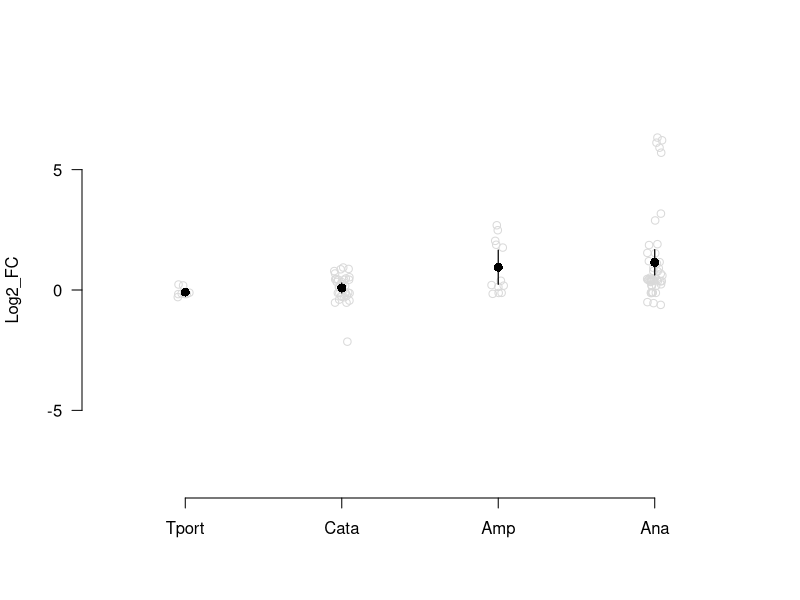

R code for this plot:
library(tidyverse)
library(data.table)


metabolism <- fread('significant_genes_grouped_Metabolism_filtered_20220601.csv')


anabolic <- subset(metabolism, Metabolism == 'Anabolic') 
anabolicfold <- c(anabolic$Mari_fold_diff[anabolic$Mari_sig=='yes'], anabolic$Vib_fold_diff[anabolic$Vib_sig=='yes'], anabolic$CC_fold_diff[anabolic$CC_sig=='yes']) %>% 
    na.omit()

anabolicW <- c(anabolic$mean_mari[anabolic$Mari_sig=='yes'], anabolic$mean_vib[anabolic$Vib_sig=='yes'], anabolic$mean_CC[anabolic$CC_sig=='yes']) %>% 
    na.omit()
anabolicWAlone <- anabolic$mean_rpomAlone


catabolic <- subset(metabolism, Metabolism=='Catabolic')

catabolicfold <- c(catabolic$Mari_fold_diff[catabolic$Mari_sig=='yes'], catabolic$Vib_fold_diff[catabolic$Vib_sig=='yes'], catabolic$CC_fold_diff[catabolic$CC_sig=='yes']) %>% 
    na.omit()

catabolicW <- c(catabolic$mean_mari[catabolic$Mari_sig=='yes'], catabolic$mean_vib[catabolic$Vib_sig=='yes'], catabolic$mean_CC[catabolic$CC_sig=='yes']) %>% 
    na.omit()
catabolicWAlone <- catabolic$mean_rpomAlone

both <- subset(metabolism, Metabolism=='Amphibolic')
bothfold <- c(both$Mari_fold_diff[both$Mari_sig=='yes'], both$Vib_fold_diff[both$Vib_sig=='yes'], both$CC_fold_diff[both$CC_sig=='yes']) %>% 
    na.omit()
bothW <- c(both$mean_mari[both$Mari_sig=='yes'], both$mean_vib[both$Vib_sig=='yes'], both$mean_CC[both$CC_sig=='yes']) %>% 
    na.omit()
bothWAlone <- both$mean_rpomAlone


transport <- subset(metabolism, Metabolism=='Transport')
transportfold <- c(transport$Mari_fold_diff[transport$Mari_sig=='yes'], transport$Vib_fold_diff[transport$Vib_sig=='yes'], transport$CC_fold_diff[transport$CC_sig=='yes']) %>% 
    na.omit()
transportW <- c(transport$mean_mari[transport$Mari_sig=='yes'], transport$mean_vib[transport$Vib_sig=='yes'], transport$mean_CC[transport$CC_sig=='yes']) %>% 
    na.omit()
transportWAlone <- transport$mean_rpomAlone

anabolicTest <- t.test(anabolicfold)
anabolicWTest <- t.test(anabolicW)
anabolicWAloneTest <- t.test(anabolicWAlone)
catabolicTest <- t.test(catabolicfold)
catabolicWTest <- t.test(catabolicW)
catabolicWAloneTest <- t.test(catabolicWAlone)
bothTest <- t.test(bothfold)
bothWTest <- t.test(bothW)
bothWAloneTest <- t.test(bothWAlone)
transportTest <- t.test(transportfold)
transportWTest <- t.test(transportW)
transportWAloneTest <- t.test(transportWAlone)

combodW <- c(anabolicfold, catabolicfold, transportfold, bothfold)
comboW <- c(anabolicW, anabolicWAlone, catabolicW, catabolicWAlone)


dotPlotter <- function(metabolism, metabolismTest, X, meanColor='black'){
    points(runif(length(metabolism), X-0.01, X+0.01), metabolism, col='grey85')
    points(X, metabolismTest$estimate, pch=16, cex=1.2, col=meanColor)
    segments(x0=X, y0=metabolismTest$conf.int[1], y1=metabolismTest$conf.int[2], lwd=1.2, col=meanColor)
    
}


#pdf('metabolic_FoldDifferences_20220603.pdf', useDingbats=FALSE)


plot(c(0.8, 1.1), c(-8,8), type='n', xlim=c(0,0.8), xlab='', ylab='Log2_FC', xaxt='n', bty='n', las=2)
axis(1, at=c(0.1, 0.3, 0.5, 0.7), labels=c('Tport', 'Cata', 'Amp', 'Ana'))
dotPlotter(transportfold, transportTest, 0.1)
dotPlotter(catabolicfold, catabolicTest, 0.3)
dotPlotter(bothfold, bothTest, 0.5)
dotPlotter(anabolicfold, anabolicTest, 0.7)



#dev.off()
